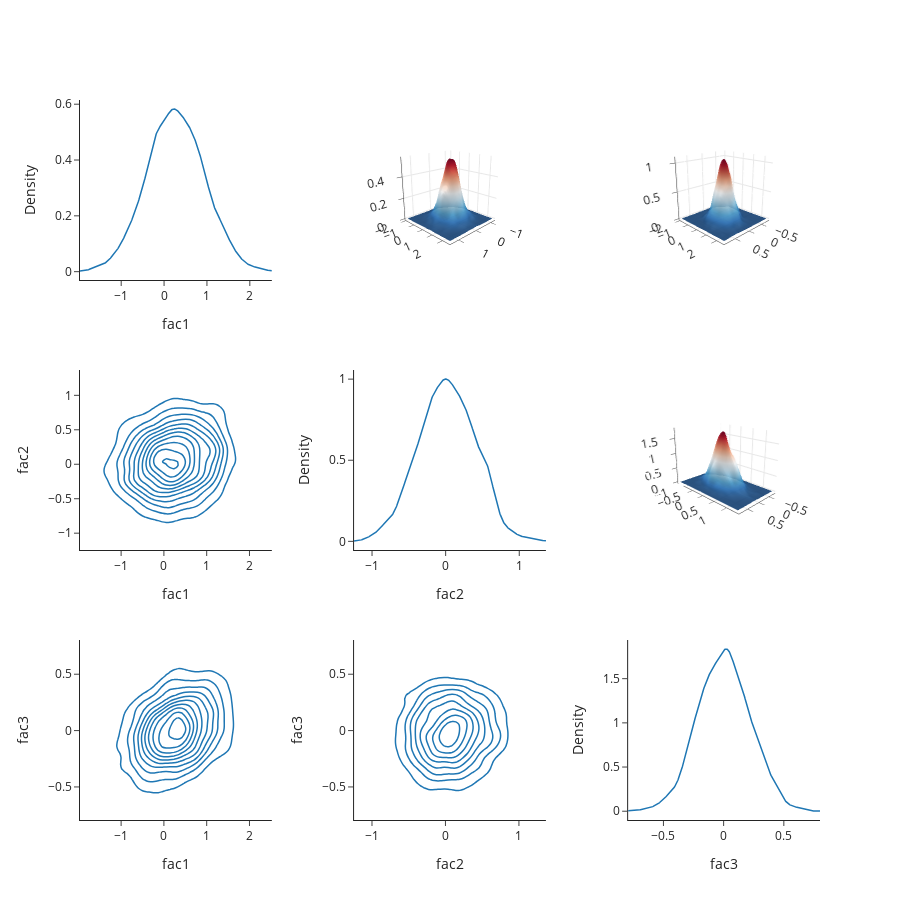

Source (notebook cell):
### Code cell
fig.show()

### Figure 1 — Plotly figure (JSON) as saved in the notebook; plotly's stock layout.template omitted (floating-point values rounded to 4 significant figures; data arrays with more than 128 entries replaced by an {"elided": "..."} marker saying what was removed)
{"data": [{"legendgroup": "none", "line": {"width": 1.5}, "marker": {"color": "#1F77B4"}, "mode": "lines", "name": "none", "showlegend": true, "type": "scatter", "x": {"elided": "500 float values"}, "xaxis": "x", "y": {"elided": "500 float values"}, "yaxis": "y"}, {"colorscale": [[0, "rgb(5,48,97)"], [0.1, "rgb(33,102,172)"], [0.2, "rgb(67,147,195)"], [0.3, "rgb(146,197,222)"], [0.4, "rgb(209,229,240)"], [0.5, "rgb(247,247,247)"], [0.6, "rgb(253,219,199)"], [0.7, "rgb(244,165,130)"], [0.8, "rgb(214,96,77)"], [0.9, "rgb(178,24,43)"], [1, "rgb(103,0,31)"]], "contours": {"coloring": "none", "showlabels": false}, "line": {"color": "#1F77B4", "width": 1.5}, "showlegend": false, "showscale": false, "type": "contour", "x": [-1.961, -1.869, -1.778, -1.686, -1.595, -1.503, -1.412, -1.32, -1.229, -1.137, -1.046, -0.9544, -0.8628, -0.7713, -0.6798, -0.5883, -0.4968, -0.4053, -0.3138, -0.2223, -0.1308, -0.03929, 0.05222, 0.1437, 0.2352, 0.3267, 0.4182, 0.5098, 0.6013, 0.6928, 0.7843, 0.8758, 0.9673, 1.059, 1.15, 1.242, 1.333, 1.425, 1.516, 1.608, 1.699, 1.791, 1.882, 1.974, 2.065, 2.157, 2.248, 2.34, 2.431, 2.523], "xaxis": "x2", "y": [-1.244, -1.191, -1.137, -1.084, -1.031, -0.9775, -0.9242, -0.8709, -0.8176, -0.7643, -0.711, -0.6577, -0.6044, -0.5511, -0.4979, -0.4446, -0.3913, -0.338, -0.2847, -0.2314, -0.1781, -0.1248, -0.07151, -0.01821, 0.03508, 0.08838, 0.1417, 0.195, 0.2483, 0.3015, 0.3548, 0.4081, 0.4614, 0.5147, 0.568, 0.6213, 0.6746, 0.7279, 0.7812, 0.8345, 0.8878, 0.9411, 0.9944, 1.048, 1.101, 1.154, 1.208, 1.261, 1.314, 1.367], "yaxis": "y2", "z": {"elided": "50x50 float values"}}, {"colorscale": [[0, "rgb(5,48,97)"], [0.1, "rgb(33,102,172)"], [0.2, "rgb(67,147,195)"], [0.3, "rgb(146,197,222)"], [0.4, "rgb(209,229,240)"], [0.5, "rgb(247,247,247)"], [0.6, "rgb(253,219,199)"], [0.7, "rgb(244,165,130)"], [0.8, "rgb(214,96,77)"], [0.9, "rgb(178,24,43)"], [1, "rgb(103,0,31)"]], "contours": {"coloring": "none", "showlabels": false}, "line": {"color": "#1F77B4", "width": 1.5}, "showlegend": false, "showscale": false, "type": "contour", "x": [-1.961, -1.869, -1.778, -1.686, -1.595, -1.503, -1.412, -1.32, -1.229, -1.137, -1.046, -0.9544, -0.8628, -0.7713, -0.6798, -0.5883, -0.4968, -0.4053, -0.3138, -0.2223, -0.1308, -0.03929, 0.05222, 0.1437, 0.2352, 0.3267, 0.4182, 0.5098, 0.6013, 0.6928, 0.7843, 0.8758, 0.9673, 1.059, 1.15, 1.242, 1.333, 1.425, 1.516, 1.608, 1.699, 1.791, 1.882, 1.974, 2.065, 2.157, 2.248, 2.34, 2.431, 2.523], "xaxis": "x4", "y": [-0.7932, -0.7606, -0.728, -0.6954, -0.6628, -0.6302, -0.5976, -0.5651, -0.5325, -0.4999, -0.4673, -0.4347, -0.4021, -0.3695, -0.3369, -0.3043, -0.2717, -0.2392, -0.2066, -0.174, -0.1414, -0.1088, -0.07621, -0.04362, -0.01103, 0.02156, 0.05415, 0.08674, 0.1193, 0.1519, 0.1845, 0.2171, 0.2497, 0.2823, 0.3149, 0.3475, 0.38, 0.4126, 0.4452, 0.4778, 0.5104, 0.543, 0.5756, 0.6082, 0.6408, 0.6733, 0.7059, 0.7385, 0.7711, 0.8037], "yaxis": "y4", "z": {"elided": "50x50 float values"}}, {"colorscale": [[0, "rgb(5,48,97)"], [0.1, "rgb(33,102,172)"], [0.2, "rgb(67,147,195)"], [0.3, "rgb(146,197,222)"], [0.4, "rgb(209,229,240)"], [0.5, "rgb(247,247,247)"], [0.6, "rgb(253,219,199)"], [0.7, "rgb(244,165,130)"], [0.8, "rgb(214,96,77)"], [0.9, "rgb(178,24,43)"], [1, "rgb(103,0,31)"]], "opacity": 0.9, "scene": "scene", "showscale": false, "type": "surface", "x": {"elided": "50x50 float values"}, "y": {"elided": "50x50 float values"}, "z": {"elided": "50x50 float values"}}, {"legendgroup": "none", "line": {"width": 1.5}, "marker": {"color": "#1F77B4"}, "mode": "lines", "name": "none", "showlegend": false, "type": "scatter", "x": {"elided": "500 float values"}, "xaxis": "x3", "y": {"elided": "500 float values"}, "yaxis": "y3"}, {"colorscale": [[0, "rgb(5,48,97)"], [0.1, "rgb(33,102,172)"], [0.2, "rgb(67,147,195)"], [0.3, "rgb(146,197,222)"], [0.4, "rgb(209,229,240)"], [0.5, "rgb(247,247,247)"], [0.6, "rgb(253,219,199)"], [0.7, "rgb(244,165,130)"], [0.8, "rgb(214,96,77)"], [0.9, "rgb(178,24,43)"], [1, "rgb(103,0,31)"]], "contours": {"coloring": "none", "showlabels": false}, "line": {"color": "#1F77B4", "width": 1.5}, "showlegend": false, "showscale": false, "type": "contour", "x": [-1.244, -1.191, -1.137, -1.084, -1.031, -0.9775, -0.9242, -0.8709, -0.8176, -0.7643, -0.711, -0.6577, -0.6044, -0.5511, -0.4979, -0.4446, -0.3913, -0.338, -0.2847, -0.2314, -0.1781, -0.1248, -0.07151, -0.01821, 0.03508, 0.08838, 0.1417, 0.195, 0.2483, 0.3015, 0.3548, 0.4081, 0.4614, 0.5147, 0.568, 0.6213, 0.6746, 0.7279, 0.7812, 0.8345, 0.8878, 0.9411, 0.9944, 1.048, 1.101, 1.154, 1.208, 1.261, 1.314, 1.367], "xaxis": "x5", "y": [-0.7932, -0.7606, -0.728, -0.6954, -0.6628, -0.6302, -0.5976, -0.5651, -0.5325, -0.4999, -0.4673, -0.4347, -0.4021, -0.3695, -0.3369, -0.3043, -0.2717, -0.2392, -0.2066, -0.174, -0.1414, -0.1088, -0.07621, -0.04362, -0.01103, 0.02156, 0.05415, 0.08674, 0.1193, 0.1519, 0.1845, 0.2171, 0.2497, 0.2823, 0.3149, 0.3475, 0.38, 0.4126, 0.4452, 0.4778, 0.5104, 0.543, 0.5756, 0.6082, 0.6408, 0.6733, 0.7059, 0.7385, 0.7711, 0.8037], "yaxis": "y5", "z": {"elided": "50x50 float values"}}, {"colorscale": [[0, "rgb(5,48,97)"], [0.1, "rgb(33,102,172)"], [0.2, "rgb(67,147,195)"], [0.3, "rgb(146,197,222)"], [0.4, "rgb(209,229,240)"], [0.5, "rgb(247,247,247)"], [0.6, "rgb(253,219,199)"], [0.7, "rgb(244,165,130)"], [0.8, "rgb(214,96,77)"], [0.9, "rgb(178,24,43)"], [1, "rgb(103,0,31)"]], "opacity": 0.9, "scene": "scene2", "showscale": false, "type": "surface", "x": {"elided": "50x50 float values"}, "y": {"elided": "50x50 float values"}, "z": {"elided": "50x50 float values"}}, {"colorscale": [[0, "rgb(5,48,97)"], [0.1, "rgb(33,102,172)"], [0.2, "rgb(67,147,195)"], [0.3, "rgb(146,197,222)"], [0.4, "rgb(209,229,240)"], [0.5, "rgb(247,247,247)"], [0.6, "rgb(253,219,199)"], [0.7, "rgb(244,165,130)"], [0.8, "rgb(214,96,77)"], [0.9, "rgb(178,24,43)"], [1, "rgb(103,0,31)"]], "opacity": 0.9, "scene": "scene3", "showscale": false, "type": "surface", "x": {"elided": "50x50 float values"}, "y": {"elided": "50x50 float values"}, "z": {"elided": "50x50 float values"}}, {"legendgroup": "none", "line": {"width": 1.5}, "marker": {"color": "#1F77B4"}, "mode": "lines", "name": "none", "showlegend": false, "type": "scatter", "x": {"elided": "500 float values"}, "xaxis": "x6", "y": {"elided": "500 float values"}, "yaxis": "y6"}], "layout": {"height": 900, "scene": {"camera": {"eye": {"x": 2.2, "y": 2.2, "z": 1}}, "domain": {"x": [0.3704, 0.6296], "y": [0.75, 1]}, "xaxis": {"showgrid": true, "title": {"text": ""}}, "yaxis": {"showgrid": true, "title": {"text": ""}}, "zaxis": {"showgrid": true, "title": {"text": ""}}}, "scene2": {"camera": {"eye": {"x": 2.2, "y": 2.2, "z": 1}}, "domain": {"x": [0.7407, 1], "y": [0.75, 1]}, "xaxis": {"showgrid": true, "title": {"text": ""}}, "yaxis": {"showgrid": true, "title": {"text": ""}}, "zaxis": {"showgrid": true, "title": {"text": ""}}}, "scene3": {"camera": {"eye": {"x": 2.2, "y": 2.2, "z": 1}}, "domain": {"x": [0.7407, 1], "y": [0.375, 0.625]}, "xaxis": {"showgrid": true, "title": {"text": ""}}, "yaxis": {"showgrid": true, "title": {"text": ""}}, "zaxis": {"showgrid": true, "title": {"text": ""}}}, "showlegend": false, "width": 900, "xaxis": {"anchor": "y", "domain": [0, 0.2593], "showgrid": false, "title": {"text": "fac1"}}, "xaxis2": {"anchor": "y2", "domain": [0, 0.2593], "title": {"text": "fac1"}}, "xaxis3": {"anchor": "y3", "domain": [0.3704, 0.6296], "title": {"text": "fac2"}}, "xaxis4": {"anchor": "y4", "domain": [0, 0.2593], "title": {"text": "fac1"}}, "xaxis5": {"anchor": "y5", "domain": [0.3704, 0.6296], "title": {"text": "fac2"}}, "xaxis6": {"anchor": "y6", "domain": [0.7407, 1], "title": {"text": "fac3"}}, "yaxis": {"anchor": "x", "domain": [0.75, 1], "showgrid": false, "title": {"text": "Density"}}, "yaxis2": {"anchor": "x2", "domain": [0.375, 0.625], "title": {"text": "fac2"}}, "yaxis3": {"anchor": "x3", "domain": [0.375, 0.625], "title": {"text": "Density"}}, "yaxis4": {"anchor": "x4", "domain": [0, 0.25], "title": {"text": "fac3"}}, "yaxis5": {"anchor": "x5", "domain": [0, 0.25], "title": {"text": "fac3"}}, "yaxis6": {"anchor": "x6", "domain": [0, 0.25], "title": {"text": "Density"}}}}
